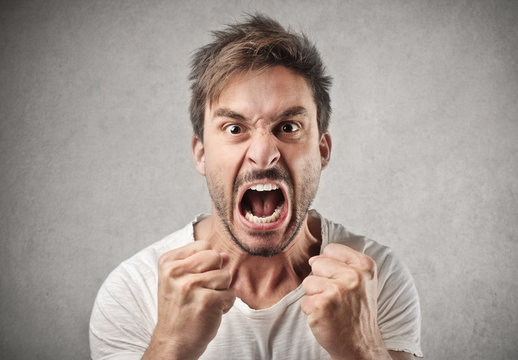
#> input picture Data/Class/angry/Test_1.jpg, 518 x 360 px, found by its file name; its folder holds only this picture in this run
$ python knn.py
#> lines starting #> are read from the running program, lines starting #| are printed output that depends on the picture
### data_preprocess.py
import argparse
import numpy as np
import matplotlib.pyplot as plt
from keras.datasets import mnist, boston_housing
from sklearn.model_selection import train_test_split
import os
import cv2
import numpy as np
from PIL import Image


# [154 lines left out: functions load_facial_emotion, load_and_process_data_emotion_test, load_facial_emotion_test_data, load_and_process_data_emotion_test_lbp, load_facial_emotion_test_data_lbp, not called in this run]


def load_facial_emotion_new():
    """Generate the Facial Emotion training and test sets.

    This method loads the full Facial Emotion dataset, selects out two of the numbers for use
    in the training and test sets, creates the training and test sets (both x and y),
    then scales down the train and test sets to num_train training points and
    num_test test points.
    """
    data_dir = r'C:\Users\LAX\OneDrive\Documents\Final_year_project_new\FacialEmotionClassificationNew\FacialEmotionClassificationNew\Data\images\train'  # Replace with the path to your image dataset
    emotion_labels = ['angry', 'disgust', 'fear', 'happy', 'sad', 'surprise', 'neutral']
    X = []
    y = []

    for label_id, emotion in enumerate(emotion_labels):
        label_dir = os.path.join(data_dir, emotion)
        for image_filename in os.listdir(label_dir):
            image_path = os.path.join(label_dir, image_filename)
            image = cv2.imread(image_path, cv2.IMREAD_GRAYSCALE)  # Load the image in grayscale
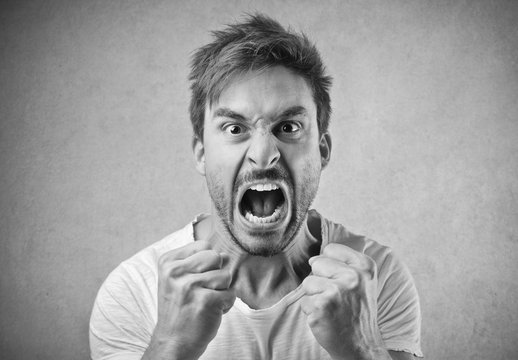
#> image: shape (360, 518); min 0, max 255, mean 157.8
            # Resize the image to a common size, e.g., 28x28 pixels
            image = cv2.resize(image, (48, 48))
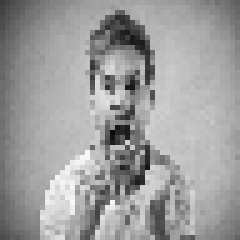
#> image: shape (48, 48) (shown 5 times larger); min 11, max 248, mean 157.1
            X.append(image)  # Flatten the image into a 1D array
            y.append(label_id)

    X = np.array(X)
    y = np.array(y)

    # Step 2: Split the dataset into training and testing sets
    x_train, x_test, y_train, y_test = train_test_split(X, y, test_size=0.1, random_state=42)

    return (x_train, y_train), (x_test, y_test)


# [324 lines left out: functions get_pixel, lbp_calculated_pixel, apply_lbp_onimage, load_facial_emotion_lbp, hr_vr, reduce_features and 6 more, not called in this run]


def load_and_process_data_emotion_new():
    """Load the EMOTION data (x and y; train and test) and preprocess both the train and test sets.
    """
    # Get the training and test data
    (x_train, y_train), (x_test, y_test) = load_facial_emotion_new()

    # Preprocess the train and test data, both thetas and normalized
    thetas_train, normalized_train = preprocess_data_emotion(x_train)
    thetas_test, normalized_test = preprocess_data_emotion(x_test)

    return thetas_train, normalized_train, y_train, thetas_test, normalized_test, y_test


# [21 lines left out: function load_and_process_data_emotion_lbp, not called in this run]


# [17 lines that do not run on import are left out]

### knn.py
import argparse  # The argparse module provides a powerful and user-friendly way to parse arguments passed to your script from the command line.
from sklearn.neighbors import KNeighborsClassifier
from sklearn.svm import SVC
from data_preprocess import   load_and_process_data_emotion, load_and_process_data_emotion_new ,load_and_process_data_emotion_test
from sklearn.impute import KNNImputer #  imports the KNNImputer class from the impute submodule of the scikit-learn library.
import featureExtractor as fe
import cv2
import matplotlib.pyplot as plt
import numpy as np
import pandas as pd  # Pandas is a powerful and popular library for data analysis and manipulation.
import seaborn as sns   #  to create statistical data visualizations.

def knnValueImputer(input_data):
    # create an object for KNNImputer
    imputer = KNNImputer(n_neighbors=1)  # To impute the missing value in given test data by the value of n_neighbors = 1
    output_data = imputer.fit_transform(input_data)
    return output_data


def plotconfusion(y_actu, y_pred ):
    from sklearn.metrics import confusion_matrix

    # cm = confusion matrix
    cm = confusion_matrix(y_actu, y_pred)

    df_confusion = pd.crosstab(y_actu, y_pred)
    print(df_confusion)
    df_conf_norm = df_confusion.div(df_confusion.sum(axis=1), axis="index")

    #  def plot_confusion_matrix(df_confusion, title='Confusion matrix', cmap=plt.cm.gray_r):


    sns.heatmap(cm,
                annot=True,
                fmt='g',
                xticklabels=['angry', 'disgust', 'fear', 'happy', 'sad', 'surprise', 'neutral'],
                yticklabels=['angry', 'disgust', 'fear', 'happy', 'sad', 'surprise', 'neutral'])
    plt.ylabel('Prediction', fontsize=13)
    plt.xlabel('Actual', fontsize=13)
    plt.title('Confusion Matrix', fontsize=17)
    plt.show()


if __name__ == '__main__':
    # Create an argument for the script to select the dataset

    parser = argparse.ArgumentParser(description='Process some integers.')
    parser.add_argument('-d', '--dataset', help='Choose one of the datasets:emotion', choices=[ 'emotion'], default='emotion')
    args = parser.parse_args()

    if args.dataset == 'emotion':

        # Number of (train, test) points for knn circuit and load data
        M, N = 128, 30
        # _, x_train, y_train, _, x_test, y_test, unique_map = load_and_process_data_emotion(first, second, M, N)
#> (the run stopped early here; a loop or call above may not have finished)
